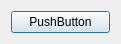
<?xml version="1.0" encoding="UTF-8"?>
<ui version="4.0">
 <class>SomeDialog</class>
 <widget class="QDialog" name="SomeDialog">
  <property name="geometry">
   <rect>
    <x>0</x>
    <y>0</y>
    <width>121</width>
    <height>42</height>
   </rect>
  </property>
  <property name="windowTitle">
   <string>Dialog</string>
  </property>
  <layout class="QVBoxLayout" name="verticalLayout">
   <item>
    <widget class="QPushButton" name="pushButton">
     <property name="text">
      <string>PushButton</string>
     </property>
    </widget>
   </item>
  </layout>
 </widget>
 <resources/>
 <connections/>
</ui>
